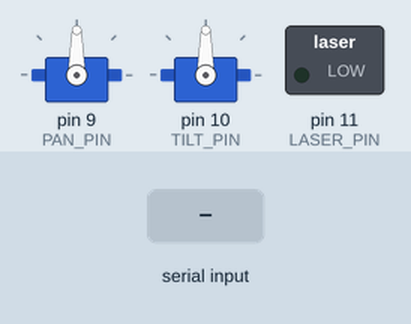
This sketch was run on a simulated Arduino Uno, built with avr-gcc and run on an emulated ATmega328P. Parts: 2 × servo, switched loads named in the sketch (green lamp = pin HIGH). The inputs (shaded band) are chosen by the test bench. What the sketch prints to the serial monitor is not drawn.

Above: at 1.2 s.
1.3 s: "L1\n" received over Serial
At 1.7 s:
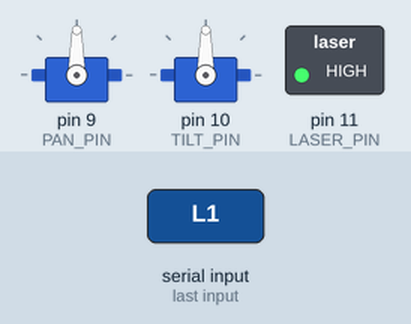
2.8 s: "P,45\n" received over Serial
At 4.0 s:
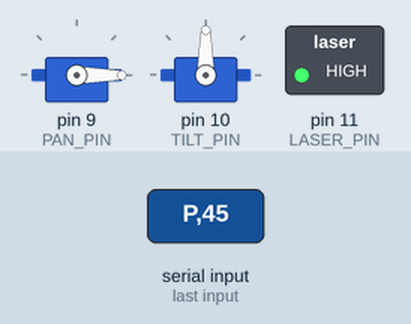
4.3 s: "T,45\n" received over Serial
At 5.2 s:
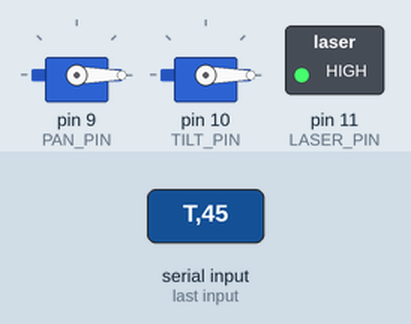
5.8 s: "P90\n" received over Serial
At 6.4 s:
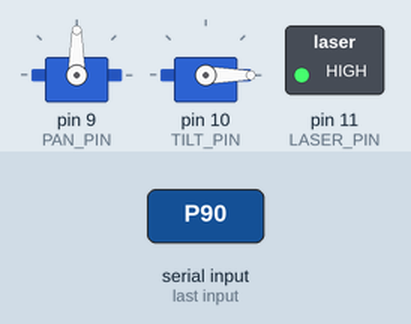
7.3 s: "L90\n" received over Serial
At 8.5 s:
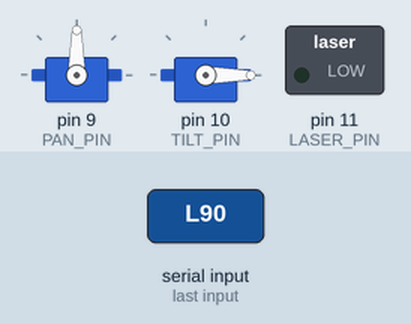
8.8 s: "P\n" received over Serial
At 9.8 s:
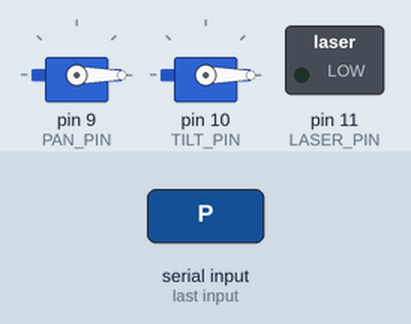
Timing chart, 0 to 11.3 s (numbered marks = the images above; inputs shaded):
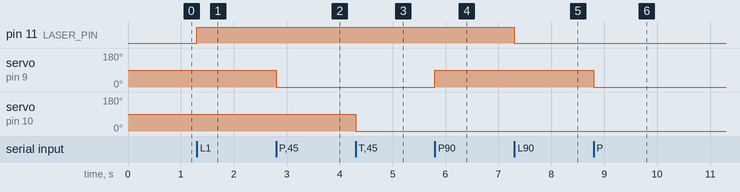

Measured:
- after the input at 1.3 s, pin 11 (LASER_PIN): LOW → HIGH at once
- after the input at 2.8 s, servo on pin 9 (PAN_PIN): 90° → 0° at once
- after the input at 4.3 s, servo on pin 10 (TILT_PIN): 90° → 0° at once
- after the input at 5.8 s, servo on pin 9 (PAN_PIN): 0° → 90° at once
- after the input at 7.3 s, pin 11 (LASER_PIN): HIGH → LOW at once
- after the input at 8.8 s, servo on pin 9 (PAN_PIN): 90° → 0° at once

The sketch:

laser_gimbal.ino
```cpp
// 激光云台 + 激光驱动（配套上位机 laser_strike/main.py）
// 协议（ASCII，每行以 \n 结尾）：
//   P<0-180>  设置水平舵机角度
//   T<0-180>  设置俯仰舵机角度
//   L1 / L0   激光 开/关
//   S         急停（回中心 + 关激光）
//
// 接线：
//   水平舵机信号 -> D9   俯仰舵机信号 -> D10
//   激光驱动(经MOS/三极管) -> D11
//   舵机电源独立 5V 供电，GND 与 Arduino 共地
#include <Servo.h>

Servo panServo;
Servo tiltServo;

const int PAN_PIN = 9;
const int TILT_PIN = 10;
const int LASER_PIN = 11;
const int PAN_CENTER = 90;
const int TILT_CENTER = 90;

String buf = "";

void setLaser(bool on) {
  digitalWrite(LASER_PIN, on ? HIGH : LOW);
}

void estop() {
  panServo.write(PAN_CENTER);
  tiltServo.write(TILT_CENTER);
  setLaser(false);
}

void setup() {
  Serial.begin(115200);
  panServo.attach(PAN_PIN);
  tiltServo.attach(TILT_PIN);
  pinMode(LASER_PIN, OUTPUT);
  estop();  // 上电默认：回中 + 关激光
  Serial.println("LASER_GIMBAL_READY");
}

void loop() {
  while (Serial.available()) {
    char c = (char)Serial.read();
    if (c == '\n') {
      if (buf.length() > 0) {
        char cmd = buf[0];
        if (cmd == 'P') {
          panServo.write(constrain(buf.substring(1).toInt(), 0, 180));
        } else if (cmd == 'T') {
          tiltServo.write(constrain(buf.substring(1).toInt(), 0, 180));
        } else if (cmd == 'L') {
          setLaser(buf == "L1");
        } else if (cmd == 'S') {
          estop();
        }
        buf = "";
      }
    } else {
      buf += c;
      if (buf.length() > 10) buf = "";
    }
  }
}
```
